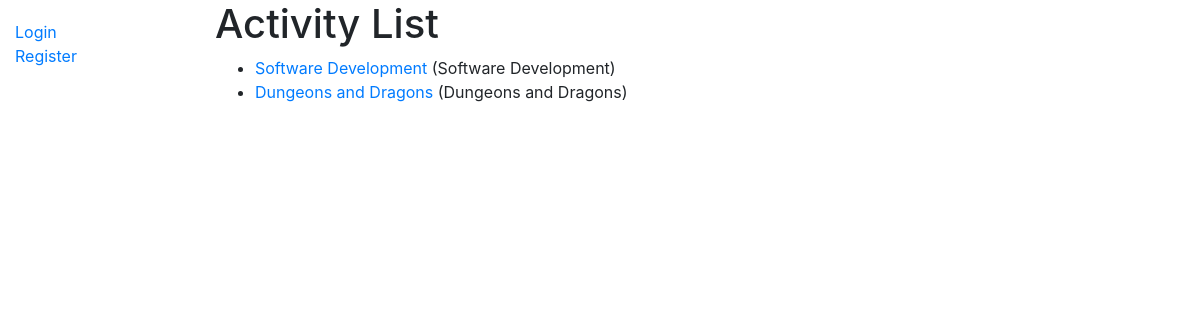
The page /activites/ on the database its author committed.
### PlusOneApp/models.py (models this page shows, shortened)
class Activity(models.Model):
    name = models.CharField(max_length=200, primary_key=True)
    description = models.TextField(null=True)
    def get_absolute_url(self):
        return reverse('activity-detail', args=[str(self.name)])

### PlusOneApp/views.py (the view)
# urls.py: path('activites/', views.ActivityListView.as_view(), name="activities"),
class ActivityListView(generic.ListView):
    model = Activity
    context_object_name = 'activity_list'
    queryset = Activity.objects.all()
    template_name = 'activities/mylist.html'

### PlusOneApp/templates/PlusOneApp/activity_list.html
{% extends "base_generic.html" %}
{% block content %}
  <h1>Activity List</h1>
  {% if activity_list %}
  <ul>
    {% for activity in activity_list %}
      <li>
        <a href="{{ activity.get_absolute_url }}">{{ activity.name }}</a> ({{activity.description}})
      </li>
    {% endfor %}
  </ul>
  {% else %}
    <p>There are no activities in the database.</p>
  {% endif %}
{% endblock %}

### rows shown on the page
Activity: name "Software Development", description "Software Development"
Activity: name "Dungeons and Dragons", description "Dungeons and Dragons"
